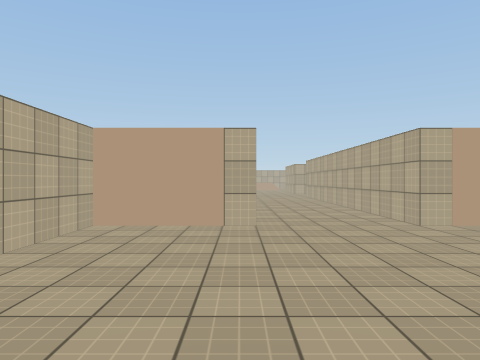
[1] (above)

17 first-person views from a walk through a 3-D level made in the Unity game engine. The camera is 1.4 m above the floor, looks level and sees 70° across. The floor is counted in squares, 2 m on a side. Each view is taken from the middle of a square. On the plan, view 1 faces up. The plan holds only what a view shows up to about 11 squares ahead; the rest is blank. The player character is not drawn. Surface patterns are stand-ins for the level's own textures.

[2]
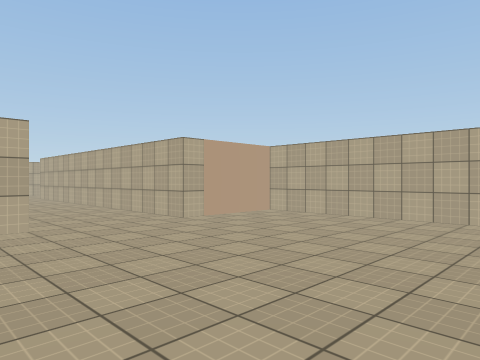

[3]
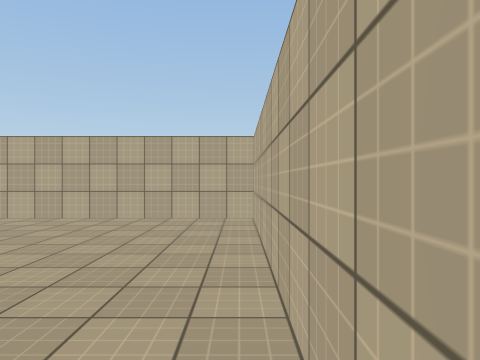

[4]
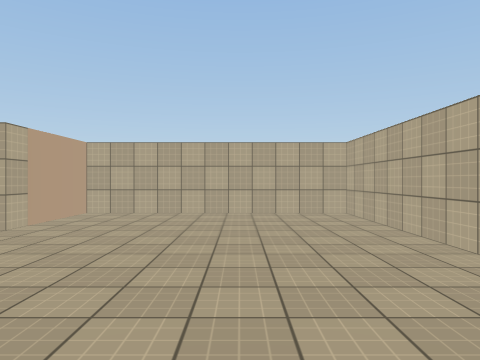

[5]
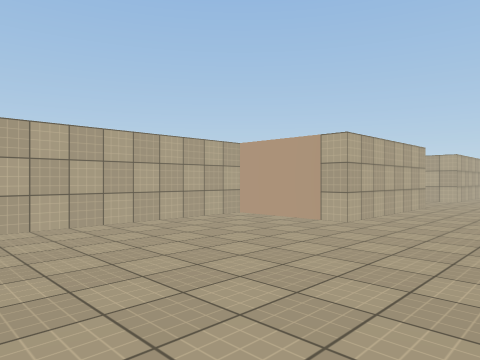

[6]
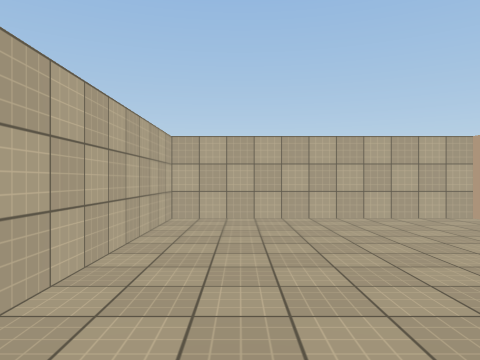

[7]
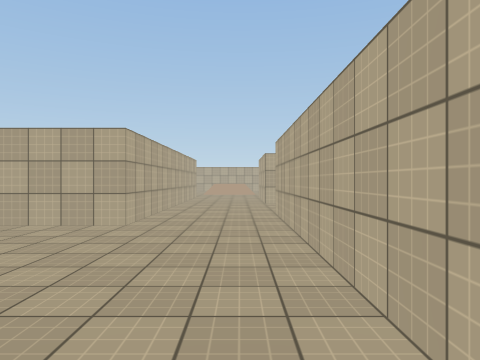

[8]
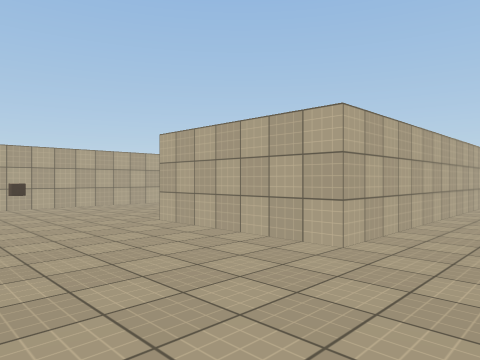

[9]
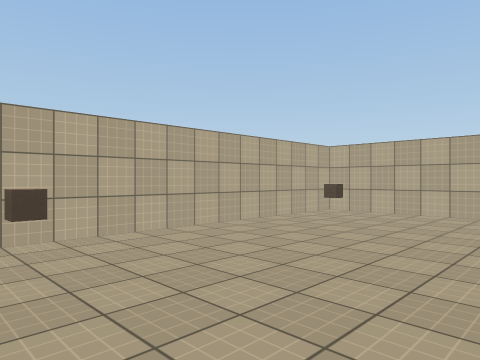

[10]
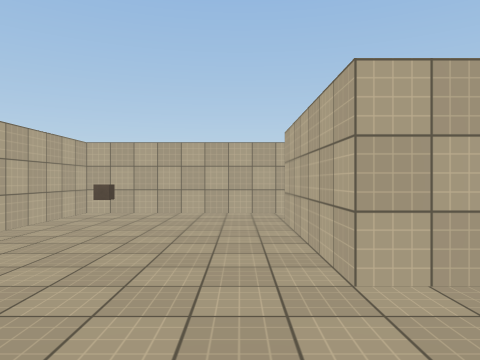

[11]
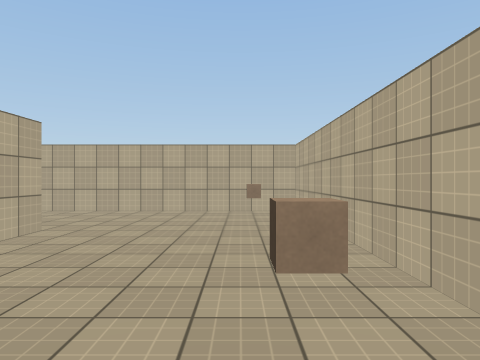

[12]
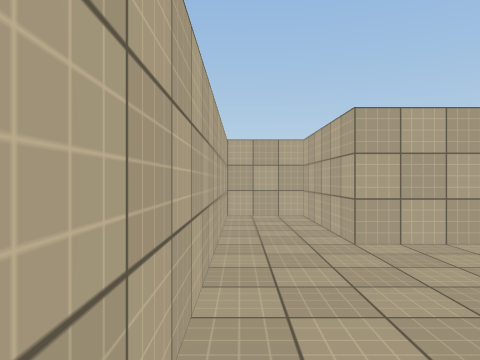

[13]
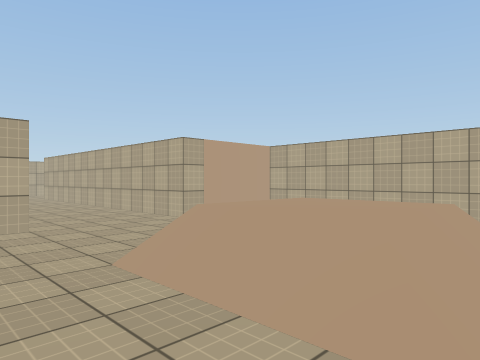

[14]
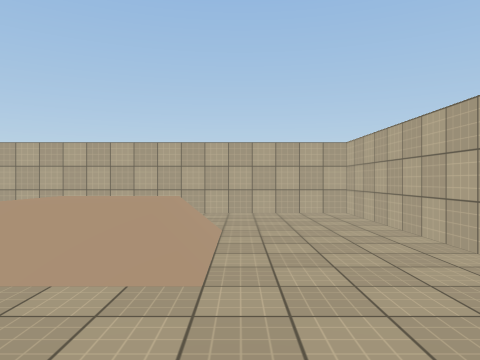

[15]
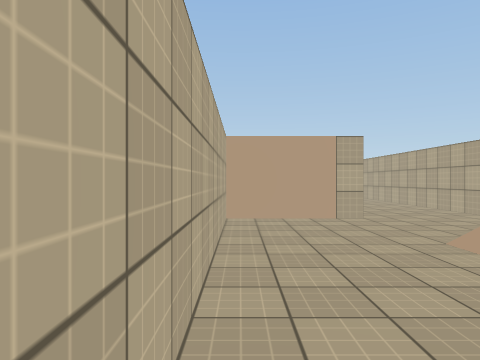

[16]
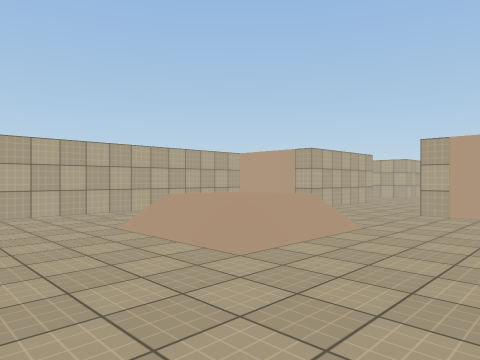

[17]
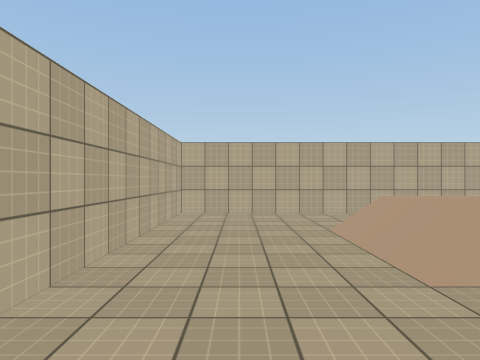

### Floor plan
Ten units are one square. View 1 is at (0, 0); x grows to the right and y downward. Boxes are objects, and circles mark ways between rooms. Rooms are numbered by the first view taken in them; rooms with no view inside come last. Other rooms are left out.
<svg viewBox="-77 -287 134 295">
<path fill="none" stroke="#000" d="M3 -92 3 -52 -22 -52 -22 3 52 3 52 -52 28 -52 28 -104M3 -123 -32 -123 -32 -157 -3 -157 -3 -172 -72 -172 -72 -92 -15 -92M28 -104 28 -126M28 -207 52 -207 52 -282 -22 -282 -22 -207 3 -207"/>
<rect x="-65" y="-115" width="10" height="10" fill="#bbb"><title>cube</title></rect>
<rect x="-65" y="-165" width="10" height="10" fill="#bbb"><title>cube</title></rect>
<circle cx="15" cy="-95" r="3" fill="#2a7"/>
<text x="20" y="-30">1</text>
<text x="-40" y="-130">2</text>
<text x="10" y="-250">3</text>
</svg>
Room 1 opens to room 2.

Where each view was taken, in squares from view 1:
view 1: 0 up, 0 right, facing up
view 2: 0 up, 1 left, facing up-right
view 3: 0 up, 1 left, facing right
view 4: 2 up, 2 left, facing right
view 5: 0 up, 3 right, facing up-left
view 6: 1 up, 4 right, facing left
view 7: 7 up, 2 right, facing up
view 8: 9 up, 2 right, facing up-left
view 9: 10 up, 3 left, facing up-left
view 10: 10 up, 4 left, facing up
view 11: 17 up, 6 left, facing down
view 12: 17 up, 7 left, facing right
view 13: 26 up, 4 right, facing down-left
view 14: 26 up, 5 right, facing left
view 15: 27 up, 5 right, facing down
view 16: 28 up, 2 left, facing down-right
view 17: 27 up, 2 left, facing right
